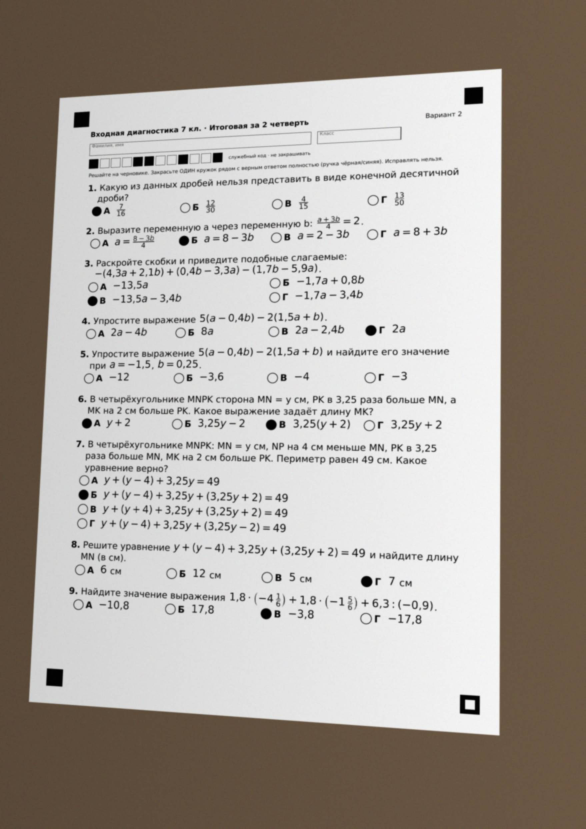
#> input picture diagnostic/omr_selftest/OMR_Test_Photo_1.jpg, 1757 x 2485 px (shown at 1/3 size)
$ python -i omr.py   (imports and definitions only)
#> lines starting #> are read from the running program, lines starting #| are printed output that depends on the picture; after the words box and inside, x2 and y2 are one past the last pixel; in counts of white or black regions, pixels touching at a corner belong together
# -*- coding: utf-8 -*-
"""OMR-бланк ответов: геометрия, рисование (reportlab), распознавание по фото (OpenCV).
Единица измерения геометрии — миллиметры, начало координат в левом верхнем углу листа A4 (210×297 мм)."""
import json, math, sys
import numpy as np
VERSION = 'OMR-A4-v1.0'
PAGE = (210.0, 297.0)
MARK = 8.0                      # сторона регистрационной метки
MARKS = {'TL': (12.0, 12.0), 'TR': (198.0, 12.0), 'BL': (12.0, 285.0), 'BR': (198.0, 285.0)}   # центры; BR — «рамка» (с белым отверстием)
ID_CELLS = dict(x0=24.0, y=68.0, w=7.0, h=7.0, gap=2.0, n=12)        # 12 ячеек: sync(1) + 6 бит шаблон + 2 бита вариант + чётность + конец(0)... см. id_bits
ROW0, PITCH, BUB_R = 100.0, 14.0, 3.4
OPT_X = [58.0, 83.0, 108.0, 133.0]
NUM_X = 28.0
LETTERS = 'АБВГ'
MAX_ROWS = 12

# [61 lines left out: functions id_bits, decode_bits, geometry, draw_sheet, not called in this run]

# --------------------------------------------------------------------------- распознавание
def _order_pts(pts):
    pts = np.array(pts, dtype='float32'); s = pts.sum(1); d = np.diff(pts, axis=1).ravel()
    return np.array([pts[np.argmin(s)], pts[np.argmin(d)], pts[np.argmax(d)], pts[np.argmax(s)]], dtype='float32')   # TL, TR, BL?, BR

def find_marks(gray):
    import cv2
    h, w = gray.shape
    scale = 1000.0 / max(h, w)
    g = cv2.resize(gray, None, fx=scale, fy=scale) if scale < 1 else gray.copy(); scale = g.shape[0] / h
    bl = cv2.GaussianBlur(g, (5, 5), 0)
    th = cv2.adaptiveThreshold(bl, 255, cv2.ADAPTIVE_THRESH_GAUSSIAN_C, cv2.THRESH_BINARY_INV, 51, 12)
    cnts, hier = cv2.findContours(th, cv2.RETR_CCOMP, cv2.CHAIN_APPROX_SIMPLE)
    area_img = g.shape[0] * g.shape[1]
    cand = []
    for i, cn in enumerate(cnts):
        if hier[0][i][3] != -1: continue
        a = cv2.contourArea(cn)
        if a < area_img * 0.0002 or a > area_img * 0.03: continue
        x, y, ww, hh = cv2.boundingRect(cn)
        if not (0.6 < ww / float(hh) < 1.6): continue
        if a / float(ww * hh) < 0.6: continue
        approx = cv2.approxPolyDP(cn, 0.06 * cv2.arcLength(cn, True), True)
        if len(approx) != 4: continue
        has_hole = hier[0][i][2] != -1
        M = cv2.moments(cn)
        cand.append((a, (M['m10'] / M['m00'], M['m01'] / M['m00']), has_hole))
    if len(cand) < 4: return None
    P = np.array([c[1] for c in cand]); sm = P.sum(1); df = P[:, 0] - P[:, 1]
    idx = [int(np.argmin(sm)), int(np.argmax(df)), int(np.argmax(sm)), int(np.argmin(df))]        # TL, TR, BR, BL
    if len(set(idx)) < 4: return None
    comb = [cand[k] for k in idx]
    sizes = [c[0] for c in comb]
    if max(sizes) / min(sizes) > 3.5: return None
    pts = [(c[1][0] / scale, c[1][1] / scale) for c in comb]; holes = [c[2] for c in comb]
    return pts, holes

def canonical_candidates(img_bgr, ppm=4):
    """возвращает список из 4 кандидатов-разверток (поворот на 0/90/180/270°); верный выбирается по коду бланка"""
    import cv2
    gray = cv2.cvtColor(img_bgr, cv2.COLOR_BGR2GRAY)
    r = find_marks(gray)
    if r is None: return [], 'метки не найдены'
    pts, holes = r
    cx = np.mean([p[0] for p in pts]); cy = np.mean([p[1] for p in pts])
    order = sorted(pts, key=lambda p: math.atan2(p[1] - cy, p[0] - cx))          # по часовой стрелке на экране
    k0 = min(range(4), key=lambda i: order[i][0] + order[i][1])
    order = order[k0:] + order[:k0]                                                 # TL, TR, BR, BL
    W, Hh = PAGE
    dst = np.array([MARKS['TL'], MARKS['TR'], MARKS['BL'], MARKS['BR']], dtype='float32') * ppm
    out = []
    for rot in range(4):
        o = order[rot:] + order[:rot]
        src = np.array([o[0], o[1], o[3], o[2]], dtype='float32')
        Mx = cv2.getPerspectiveTransform(src, dst)
        out.append(cv2.warpPerspective(gray, Mx, (int(W * ppm), int(Hh * ppm)), flags=cv2.INTER_AREA, borderValue=255))
    return out, 'ok'

# [38 lines left out: functions _bits, read_sheet, not called in this run]

>>> import cv2
>>> picture = cv2.imread('../../diagnostic/omr_selftest/OMR_Test_Photo_1.jpg')
#> picture is the input picture: shape (2485, 1757, 3); mean B, G, R 154.6, 161.7, 168.8
>>> result = canonical_candidates(picture)
#> in canonical_candidates, `gray = cv2.cvtColor(img_bgr, cv2.COLOR_BGR2GRAY)`:
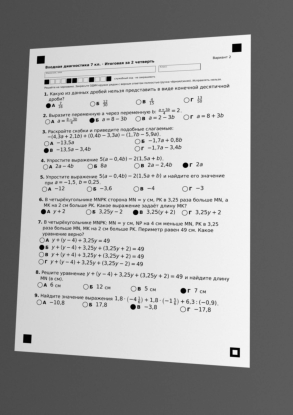
#> gray: shape (2485, 1757) (shown at 1/6 size); min 0, max 248, mean 163
#> in find_marks, `g = cv2.resize(gray, None, fx=scale, fy=scale) if scale < 1 else gray.`:
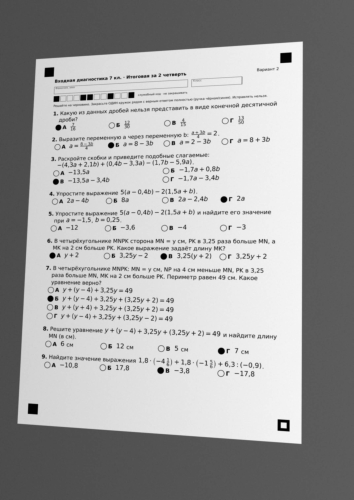
#> g: shape (1000, 707) (shown at 1/2 size); min 0, max 247, mean 163
#> in find_marks, `th = cv2.adaptiveThreshold(bl, 255, cv2.ADAPTIVE_THRESH_GAUSSIAN_C, cv..`:
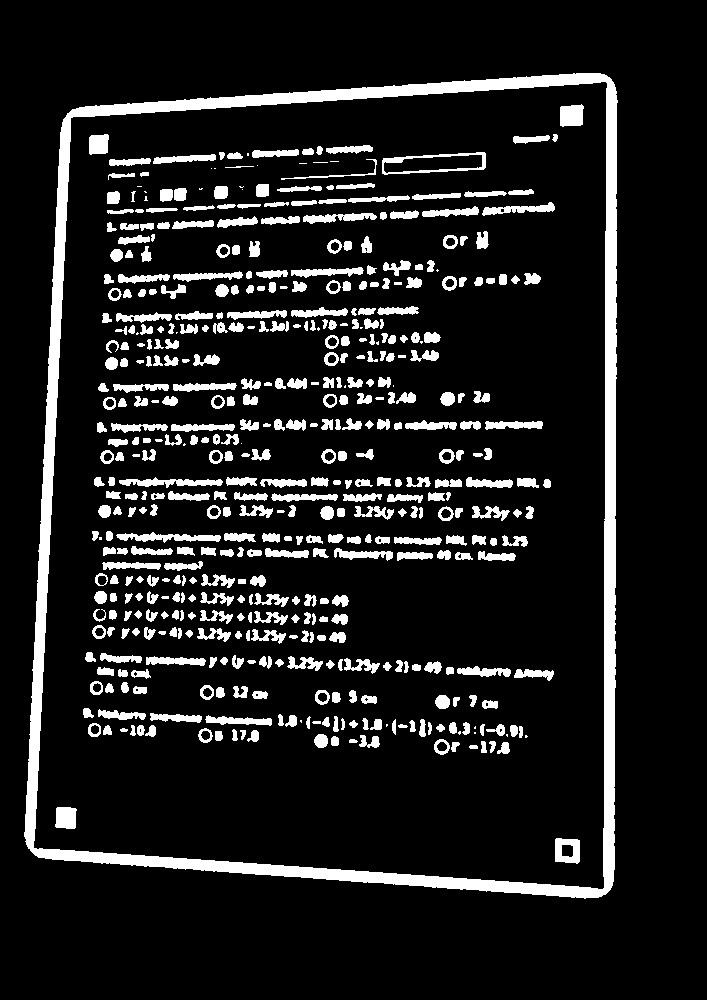
#> th: shape (1000, 707); 11.7% white; 503 white regions (32 under 20 px)
#> in find_marks, `cnts, hier = cv2.findContours(th, cv2.RETR_CCOMP, cv2.CHAIN_APPROX_SIM..`: cnts = 556 contours, 90 with area under 20; largest, box (x1, y1, x2, y2) and area: (24, 73, 618, 899) 451111, (33, 81, 608, 890) 424712, (382, 152, 486, 175) 1676, (383, 154, 483, 174) 1256, (555, 838, 580, 864) 548
#> the loop in find_marks, `for i, cn in enumerate(cnts):` made 556 passes
#> a on passes 4 to 6: 22.5, 83, 43
#> after the loop in find_marks, `for i, cn in enumerate(cnts):`: cand = 16 items
#> in find_marks, `P = np.array([c[1] for c in cand])`: P = 16 rows, first 8: [567, 850.2], [65.51, 817.4], [441.3, 746.4], [204.9, 735.2], [442.1, 701.5], [321.8, 696.8], [206.5, 692], [445.4, 513.5]
#> in find_marks, `sm = P.sum(1)`: sm = [1417.3, 882.9, 1187.7, 940.1, 1143.7, 1018.5, 898.5, 958.8, 784.2, 845.7, 689.5, 731.9, 691.3, 412.5, 242, 686.4]
#> in find_marks, `df = P[:, 0] - P[:, 1]`: df = [-283.2, -751.9, -305.1, -530.3, -259.4, -375, -485.4, -68.1, -127.7, 48.86, -27.75, 166.3, 208.4, 28.6, -45.68, 456]
#> in find_marks, `idx = [int(np.argmin(sm)), int(np.argmax(df)), int(np.argmax(sm)), int..`: idx = [14, 15, 0, 1]
#> in find_marks, `comb = [cand[k] for k in idx]`: comb = [(331, (98.19, 143.9), False), (433.5, (571.2, 115.2), False), (548.5, (567, 850.2), True), (389, (65.51, 817.4), False)]
#> in find_marks, `sizes = [c[0] for c in comb]`: sizes = [331, 433.5, 548.5, 389]
#> in find_marks, `pts = [(c[1][0] / scale, c[1][1] / scale) for c in comb]`: pts = [(244, 357.5), (1419.4, 286.2), (1409.1, 2112.9), (162.8, 2031.2)]
#> in find_marks, `holes = [c[2] for c in comb]`: holes = [False, False, True, False]
#> in canonical_candidates, `r = find_marks(gray)`: r = ([(244, 357.5), (1419.4, 286.2), (1409.1, 2112.9), (162.8, 2031.2)], [False, False, True, False])
#> in canonical_candidates, `pts, holes = r`: holes = [False, False, True, False]
#> in canonical_candidates, `cx = np.mean([p[0] for p in pts])`: cx = 808.8
#> in canonical_candidates, `cy = np.mean([p[1] for p in pts])`: cy = 1196.9
#> in canonical_candidates, `order = sorted(pts, key=lambda p: math.atan2(p[1] - cy, p[0] - cx))`: order has the same summary as pts in find_marks
#> in canonical_candidates, `k0 = min(range(4), key=lambda i: order[i][0] + order[i][1])`: k0 = 0
#> after the loop in canonical_candidates, `for rot in range(4):`: out = 4 items

$ run again, on diagnostic/omr_selftest/OMR_Test_Photo_6.jpg
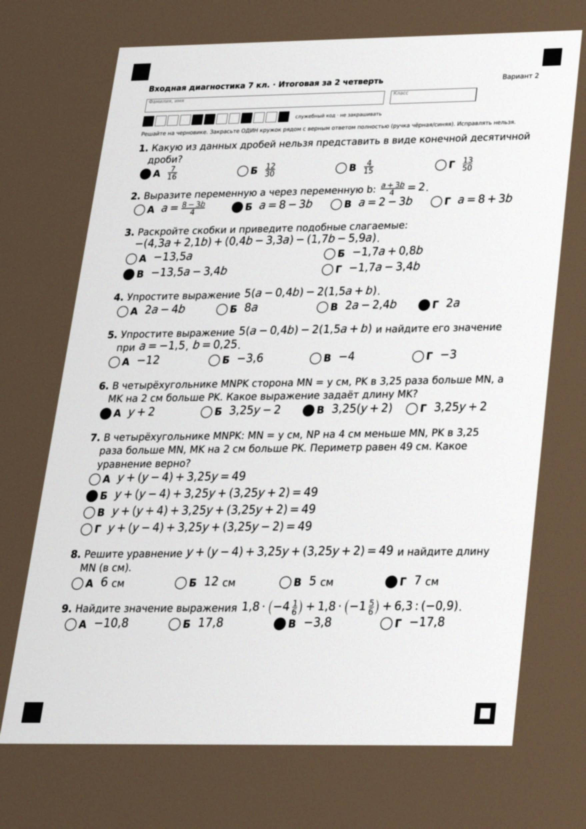
#> input picture diagnostic/omr_selftest/OMR_Test_Photo_6.jpg, 1757 x 2485 px (shown at 1/3 size)
#> picture is the input picture: shape (2485, 1757, 3); mean B, G, R 175.1, 180.2, 185.4
#> in find_marks, `g = cv2.resize(gray, None, fx=scale, fy=scale) if scale < 1 else gray.`:
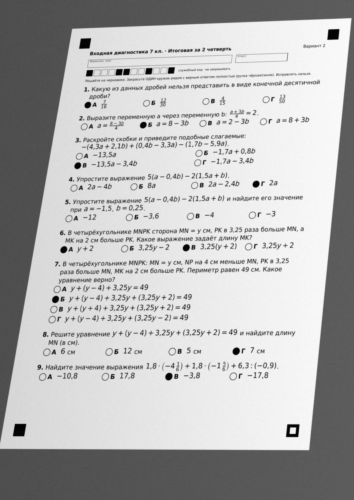
#> g: shape (1000, 707) (shown at 1/2 size); min 0, max 251, mean 181.1
#> in find_marks, `th = cv2.adaptiveThreshold(bl, 255, cv2.ADAPTIVE_THRESH_GAUSSIAN_C, cv..`:
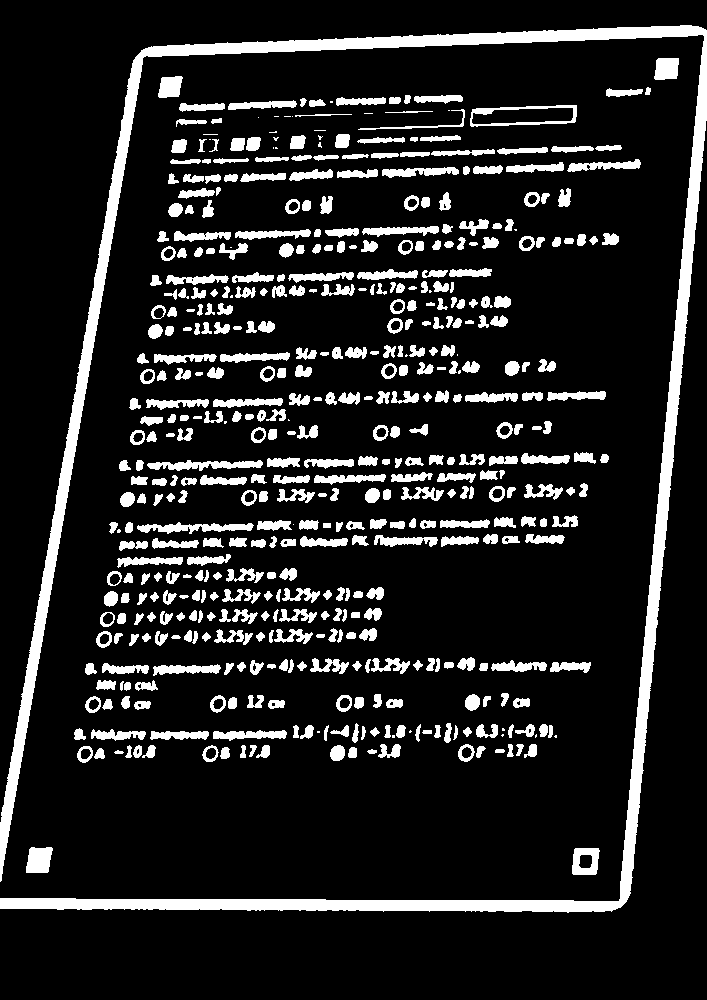
#> th: shape (1000, 707); 13.4% white; 508 white regions (34 under 20 px)
#> cnts = 567 contours, 78 with area under 20; largest, box (x1, y1, x2, y2) and area: (0, 25, 707, 913) 28600, (470, 105, 577, 127) 1818, (471, 107, 574, 125) 1342, (572, 848, 600, 875) 634, (147, 460, 263, 471) 604
#> the loop in find_marks, `for i, cn in enumerate(cnts):` made 567 passes
#> a on passes 4 to 6: 18, 25.5, 25
#> after the loop in find_marks, `for i, cn in enumerate(cnts):`: cand = 39 items
#> P = 39 pairs, first value 38.67 to 666.2, second value 68.29 to 861
#> sm = 39 values, max 1446.1 at index 0, min 256.3 at index 37, mean 736
#> df = 39 values, max 597.9 at index 38, min -821.1 at index 1, mean -124.5
#> idx = [37, 38, 0, 1]
#> comb = [(397, (169.8, 86.54), False), (443, (666.2, 68.29), False), (634.5, (585.1, 861), True), (538.5, (38.67, 859.7), False)]
#> sizes = [397, 443, 634.5, 538.5]
#> in find_marks, `pts = [(c[1][0] / scale, c[1][1] / scale) for c in comb]`: pts = [(421.9, 215), (1655.5, 169.7), (1453.9, 2139.5), (96.09, 2136.4)]
#> in find_marks, `holes = [c[2] for c in comb]`: holes = [False, False, True, False]
#> r = ([(421.9, 215), (1655.5, 169.7), (1453.9, 2139.5), (96.09, 2136.4)], [False, False, True, False])
#> in canonical_candidates, `pts, holes = r`: holes = [False, False, True, False]
#> cx = 906.9
#> cy = 1165.2
#> order has the same summary as pts in find_marks
#> k0 = 0
#> after the loop in canonical_candidates, `for rot in range(4):`: out = 4 items

$ run again, on diagnostic/omr_selftest/sample_photo_4sheets_a.jpg
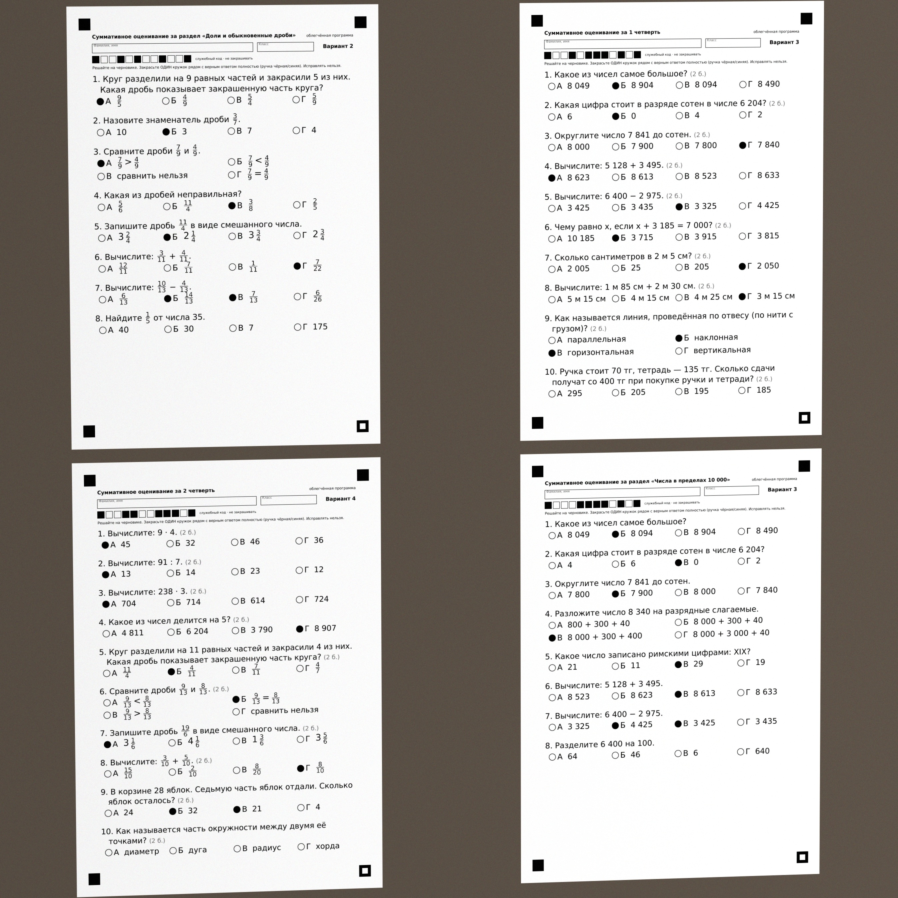
#> input picture diagnostic/omr_selftest/sample_photo_4sheets_a.jpg, 2694 x 2694 px (shown at 1/3 size)
#> picture is the input picture: shape (2694, 2694, 3); mean B, G, R 181.4, 184.9, 188.2
#> in find_marks, `g = cv2.resize(gray, None, fx=scale, fy=scale) if scale < 1 else gray.`:
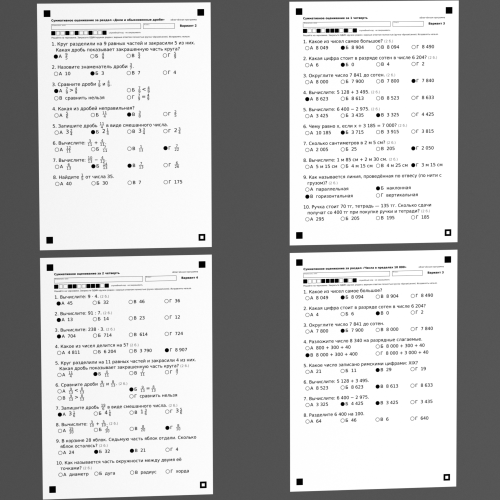
#> g: shape (1000, 1000) (shown at 1/2 size); min 0, max 255, mean 185.5
#> in find_marks, `th = cv2.adaptiveThreshold(bl, 255, cv2.ADAPTIVE_THRESH_GAUSSIAN_C, cv..`:
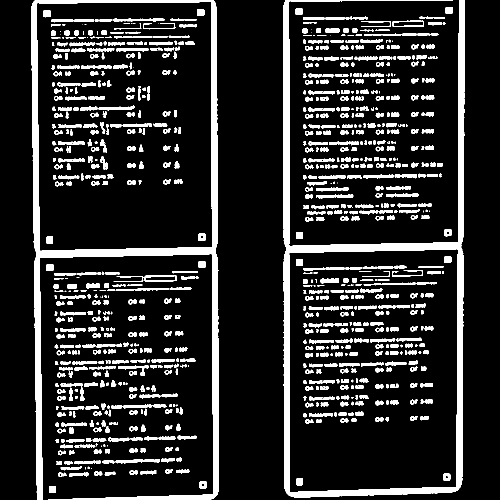
#> th: shape (1000, 1000) (shown at 1/2 size); 14.9% white; 899 white regions (90 under 20 px)
#> cnts = 1096 contours, 252 with area under 20; largest, box (x1, y1, x2, y2) and area: (62, 0, 438, 1000) 200272, (566, 0, 930, 995) 189597, (72, 3, 426, 503) 171125, (577, 497, 917, 986) 160042, (289, 550, 354, 564) 715
#> the loop in find_marks, `for i, cn in enumerate(cnts):` made 1096 passes
#> a on passes 1, 2, 4: 167.5, 188.5, 158
#> after the loop in find_marks, `for i, cn in enumerate(cnts):`: cand = []
#> result = ([], 'метки не найдены')
